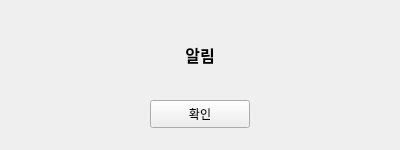
<?xml version="1.0" encoding="UTF-8"?>
<ui version="4.0">
 <class>AlertWindow</class>
 <widget class="QWidget" name="AlertWindow">
  <property name="geometry">
   <rect>
    <x>0</x>
    <y>0</y>
    <width>400</width>
    <height>150</height>
   </rect>
  </property>
  <property name="windowTitle">
   <string>Form</string>
  </property>
  <widget class="QLabel" name="label">
   <property name="geometry">
    <rect>
     <x>25</x>
     <y>30</y>
     <width>350</width>
     <height>50</height>
    </rect>
   </property>
   <property name="font">
    <font>
     <pointsize>12</pointsize>
     <weight>75</weight>
     <bold>true</bold>
    </font>
   </property>
   <property name="text">
    <string>알림</string>
   </property>
   <property name="alignment">
    <set>Qt::AlignCenter</set>
   </property>
   <property name="wordWrap">
    <bool>true</bool>
   </property>
  </widget>
  <widget class="QPushButton" name="pushButton">
   <property name="geometry">
    <rect>
     <x>150</x>
     <y>100</y>
     <width>100</width>
     <height>28</height>
    </rect>
   </property>
   <property name="text">
    <string>확인</string>
   </property>
  </widget>
 </widget>
 <resources/>
 <connections/>
</ui>
